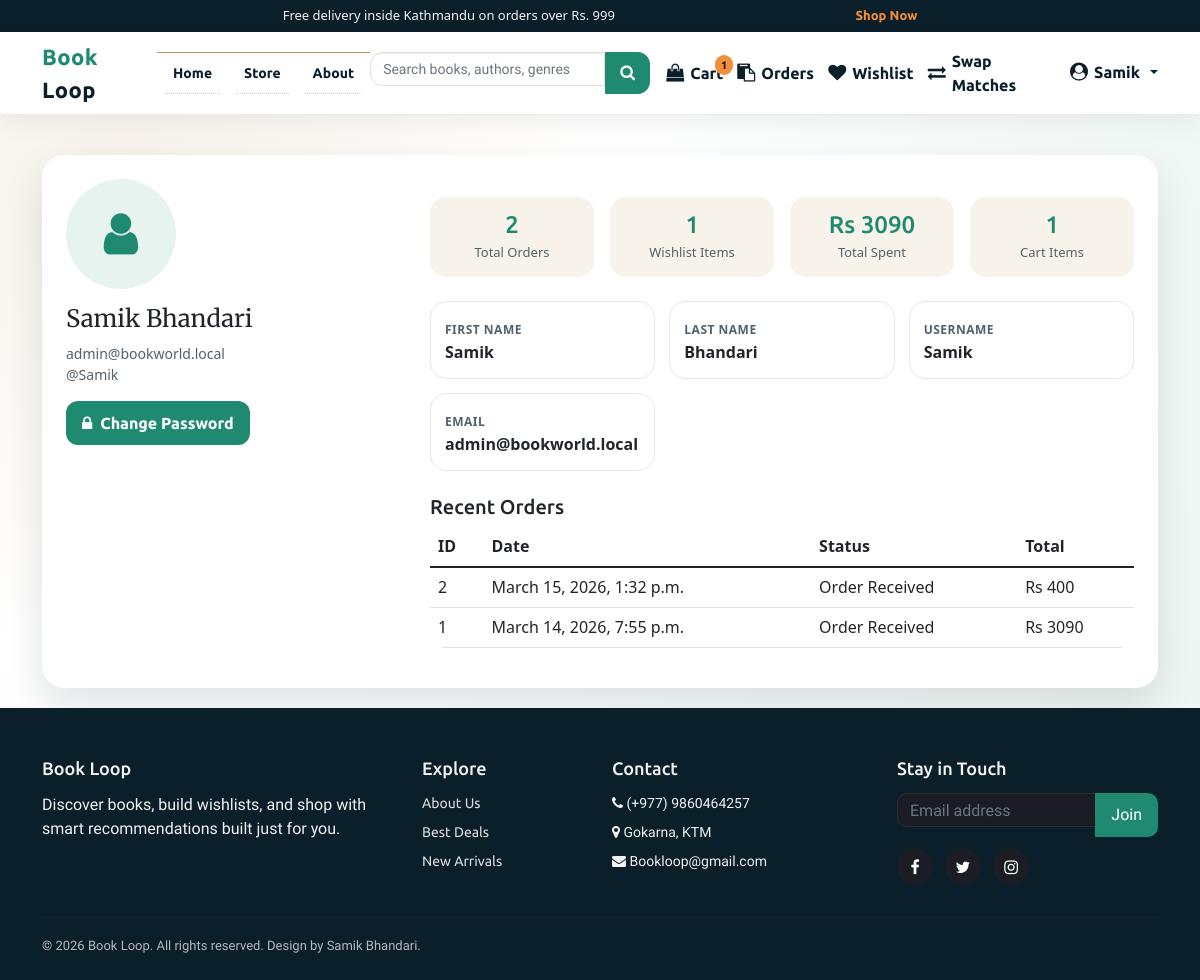
The page /profile/ (signed in) on the database as committed earlier.
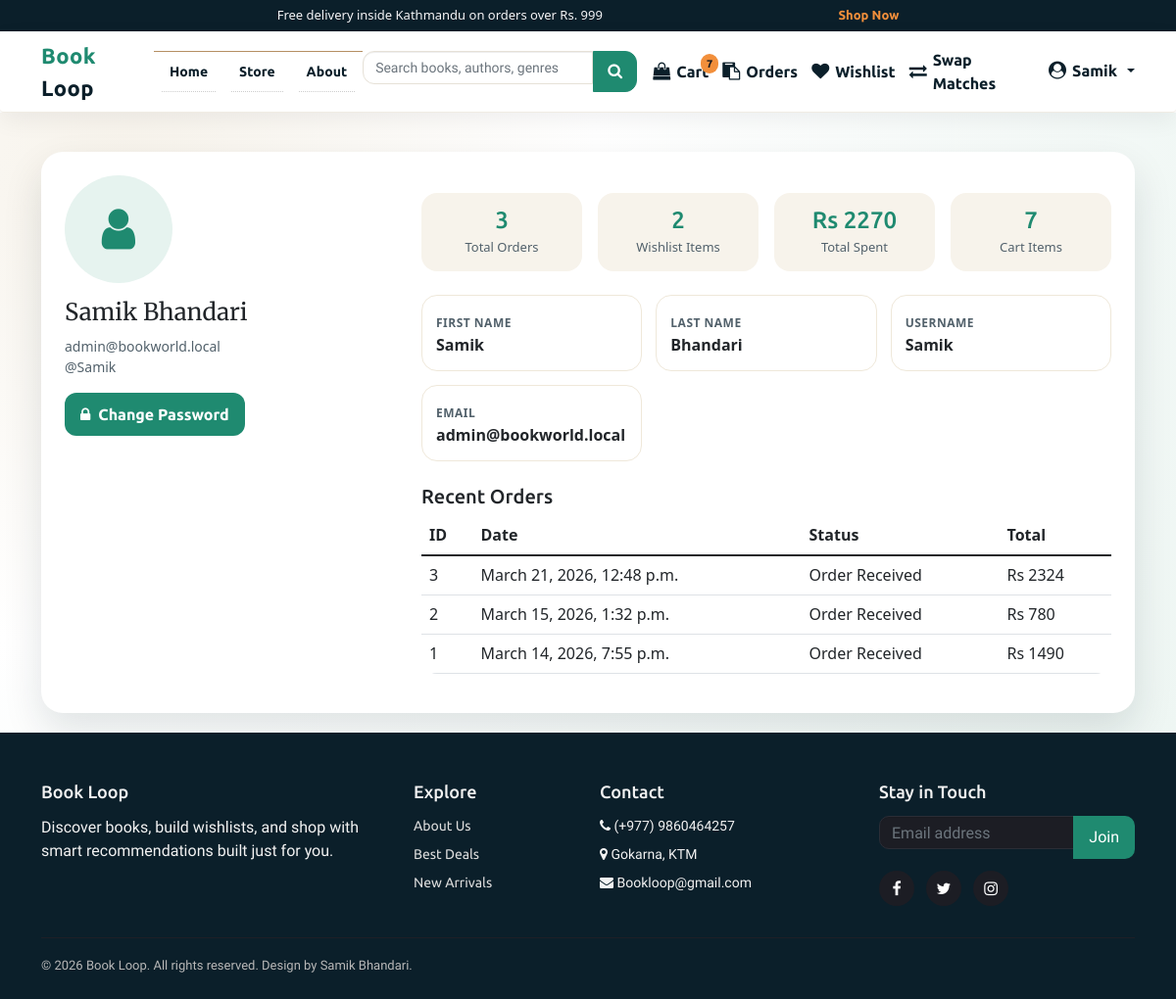
The same page on the database as committed later.
### books/models.py (models this page shows, shortened)
class Order(models.Model):
    user = models.CharField(max_length=20, null=True)
    date_ordered = models.DateTimeField(auto_now_add=True)
    complete = models.BooleanField(default=False)
    payment_method = models.CharField(max_length=20, choices=METHOD, default="Cash On Delivery")
    order_status = models.CharField(max_length=50, choices=ORDER_STATUS, default="Order Received")
    transaction_id = models.CharField(max_length=200, null=True)
    @property
    def get_cart_total(self):
        items = self.orderitem_set.all()
        return sum([item.get_total for item in items])
    @property
    def get_cart_items(self):
        items = self.orderitem_set.all()
        return sum([item.quantity for item in items])

class OrderItem(models.Model):
    Book_name = models.ForeignKey(Product, on_delete=models.SET_NULL, null=True)
    order = models.ForeignKey(Order, on_delete=models.SET_NULL, null=True)
    quantity = models.IntegerField(default=0)
    date_added = models.DateTimeField(auto_now_add=True)
    @property
    def get_total(self):
        return self.Book_name.price * self.quantity

class Product(models.Model):
    Book_name = models.CharField(max_length=50)
    Author = models.CharField(max_length=50, default="")
    genre = models.CharField(max_length=300)
    description = models.CharField(max_length=1000, default="")
    price = models.IntegerField(default=0)
    pub_date = models.DateField(default=timezone.now)
    quantity = models.PositiveBigIntegerField(default=1)
    seller = models.ForeignKey(
        settings.AUTH_USER_MODEL,
        on_delete=models.SET_NULL,
        null=True,
        blank=True,
        related_name="products",
    )
    listing_type = models.CharField(
        max_length=10,
        choices=LISTING_CHOICES,
        default="sell",
    )
    listing_status = models.CharField(
        max_length=20,
        choices=LISTING_STATUS,
        default="approved",
    )
    swap_preference = models.CharField(
        max_length=255,
        blank=True,
        null=True,
        help_text="Title or genre of the book you want in exchange.",
    )
    condition = models.CharField(
        max_length=50,
        blank=True,
        null=True,
        help_text=(
            "Physical condition of the book for swapping "
            "(e.g. New, Like New, Good, Heavily Used)."
        ),
    )
    location = models.CharField(
        max_length=255,
        blank=True,
        null=True,
        help_text="City or neighborhood for the swap",
    )
    contact_email = models.EmailField(
        blank=True,
        null=True,
        help_text="Email for other users to contact you for swapping",
    )
    image = CloudinaryField("image", folder="bookloop_covers", null=True, blank=True)
    sequence = models.IntegerField(default=0)
    views = models.PositiveIntegerField(default=0)

### books/views.py (the view)
# urls.py: path('profile/',views.profile,name="profile"),
def profile(request):
    cartItems = 0
    items = []
    orders = []
    wishlist_count = 0
    total_spent = 0
    recent_orders = []
    if request.user.is_authenticated:
        order, _ = Order.objects.get_or_create(
            user=request.user.username, complete=False
        )
        items = order.orderitem_set.all()
        cartItems = order.get_cart_items
        orders = Order.objects.filter(user=request.user.username).order_by('-date_ordered')
        wishlist_count = Wishlist.objects.filter(user=request.user.username).count()
        total_spent = sum([o.get_cart_total for o in orders.filter(complete=True)])
        recent_orders = orders[:5]
    return render(request, 'profile.html', {
        'items': items,
        'cartItems': cartItems,
        'orders': orders,
        'wishlist_count': wishlist_count,
        'total_spent': total_spent,
        'recent_orders': recent_orders
    })

### templates/profile.html (shortened to what this page needs)
{% load static %}
{% include 'components/base/base-top.html' %}
{% include 'components/header/header.html' %}
<section class="profile-hero">
  <div class="container">
    <div class="profile-card">
      <div class="row g-4">
        <div class="col-lg-4 text-center text-lg-start">
          <div class="profile-avatar">
            <i class="fa fa-user"></i>
          </div>
          <div class="profile-title">{{ request.user.get_full_name|default:request.user.username }}</div>
          <div class="profile-meta">{{ request.user.email }}</div>
          <div class="profile-meta">@{{ request.user.username }}</div>
          <div class="profile-actions" style="margin-top: 16px;">
            <a href="{% url 'changepassword' %}"><i class="fa fa-lock"></i> Change Password</a>
          </div>
        </div>
        <div class="col-lg-8">
          <div class="stats-grid">
            <div class="stat-card">
              <h4>{{ orders|length }}</h4>
              <span>Total Orders</span>
            </div>
            <div class="stat-card">
              <h4>{{ wishlist_count }}</h4>
              <span>Wishlist Items</span>
            </div>
            <div class="stat-card">
              <h4>Rs {{ total_spent }}</h4>
              <span>Total Spent</span>
            </div>
            <div class="stat-card">
              <h4>{{ cartItems }}</h4>
              <span>Cart Items</span>
            </div>
          </div>
          <div class="profile-section">
            <div class="info-grid">
              <div class="info-item">
                <label>First Name</label>
                <div>{{ request.user.first_name|default:"--" }}</div>
              </div>
              <div class="info-item">
                <label>Last Name</label>
                <div>{{ request.user.last_name|default:"--" }}</div>
              </div>
              <div class="info-item">
                <label>Username</label>
                <div>{{ request.user.username }}</div>
              </div>
              <div class="info-item">
                <label>Email</label>
                <div>{{ request.user.email|default:"--" }}</div>
              </div>
            </div>
          </div>
          <div class="recent-orders">
            <h5 class="mt-4" style="font-family: 'Merriweather', serif;">Recent Orders</h5>
            {% if recent_orders %}
            <div class="table-responsive">
              <table class="table table-hover align-middle">
                <thead>
                  <tr>
                    <th>ID</th>
                    <th>Date</th>
                    <th>Status</th>
                    <th>Total</th>
                  </tr>
                </thead>
                <tbody>
                  {% for order in recent_orders %}
                  <tr>
                    <td>{{ order.id }}</td>
                    <td>{{ order.date_ordered }}</td>
                    <td>{{ order.order_status }}</td>
                    <td>Rs {{ order.get_cart_total }}</td>
                  </tr>
                  {% endfor %}
                </tbody>
              </table>
            </div>
            {% else %}
              <p class="text-muted">No orders yet. Start browsing the store.</p>
            {% endif %}
          </div>
        </div>
      </div>
    </div>
  </div>
</section>
{% include 'components/footer/footer.html' %}
{% include 'components/base/base-bottom.html' %}

### templates/components/header/header.html (shortened to what this page needs)
{% load static %}
<link href="https://cdn.jsdelivr.net/npm/bootstrap@5.0.2/dist/css/bootstrap.min.css" rel="stylesheet">
<link rel="stylesheet" href="https://cdn.jsdelivr.net/npm/bootstrap-icons@1.5.0/font/bootstrap-icons.css">
<link rel="stylesheet" href="https://cdnjs.cloudflare.com/ajax/libs/font-awesome/4.7.0/css/font-awesome.min.css"/>
<div class="bw-topbar">
  <div class="container bw-offer">
    <span>Free delivery inside Kathmandu on orders over Rs. 999</span>
    <a href="{% url 'store' %}">Shop Now</a>
  </div>
</div>
<nav class="navbar navbar-expand-lg bw-nav">
  <div class="container">
    <a class="bw-brand" href="{% url 'home' %}"><span>Book</span> Loop</a>
    <div class="collapse navbar-collapse" id="bwNavbar">
      <ul class="navbar-nav me-auto mb-2 mb-lg-0">
        <li class="nav-item"><a class="nav-link" href="{% url 'home' %}">Home</a></li>
        <li class="nav-item"><a class="nav-link" href="{% url 'store' %}">Store</a></li>
        <li class="nav-item"><a class="nav-link" href="/about/">About</a></li>
      </ul>
      <form action="{% url 'search' %}" method="get" class="d-flex bw-search">
        <input type="text" name="q" class="form-control" placeholder="Search books, authors, genres" aria-label="Search">
        <button type="submit" class="btn"><i class="fa fa-search"></i></button>
      </form>
      <div class="bw-actions ms-lg-3">
        {% if request.user.is_authenticated %}
          <a class="bw-icon-btn" href="{% url 'cart' %}">
            <i class="fa fa-shopping-bag"></i>
            <span>Cart</span>
            <span class="bw-badge">{{ cartItems }}</span>
          </a>
          <a class="bw-icon-btn" href="{% url 'order' %}">
            <i class="fa fa-clipboard"></i>
            <span>Orders</span>
          </a>
          <a class="bw-icon-btn" href="{% url 'wishlist' %}">
            <i class="fa fa-heart"></i>
            <span>Wishlist</span>
          </a>
          <a class="bw-icon-btn" href="{% url 'swap_matches' %}">
            <i class="fa fa-exchange"></i>
            <span>Swap Matches</span>
          </a>
          <div class="dropdown bw-dropdown">
            <a class="bw-icon-btn dropdown-toggle" href="#" role="button" data-bs-toggle="dropdown" aria-expanded="false">
              <i class="fa fa-user-circle"></i>
              <span>{{ request.user.first_name|default:'Profile' }}</span>
            </a>
          </div>
        {% else %}
          <a class="bw-icon-btn" href="{% url 'login' %}"><i class="fa fa-user"></i><span>Login</span></a>
          <a class="bw-icon-btn" href="{% url 'reg' %}"><i class="fa fa-user-plus"></i><span>Register</span></a>
        {% endif %}
      </div>
    </div>
  </div>
</nav>

Rows that differ between the two databases and show on the page:
added Order: id "3", date_ordered "March 21, 2026, 12:48 p.m.", order_status "Order Received", get_cart_total "2324"
changed Order "March 15, 2026, 1:32 p.m.": get_cart_total "400" → "780"
computed for Order "March 14, 2026, 7:55 p.m.": get_cart_total "3090" → "1490"
Other text that changed with them:
{{ cartItems }}: "1" → "7"
{{ orders|length }}: "2" → "3"
{{ wishlist_count }}: "1" → "2"
{{ total_spent }}: "3090" → "2270"
